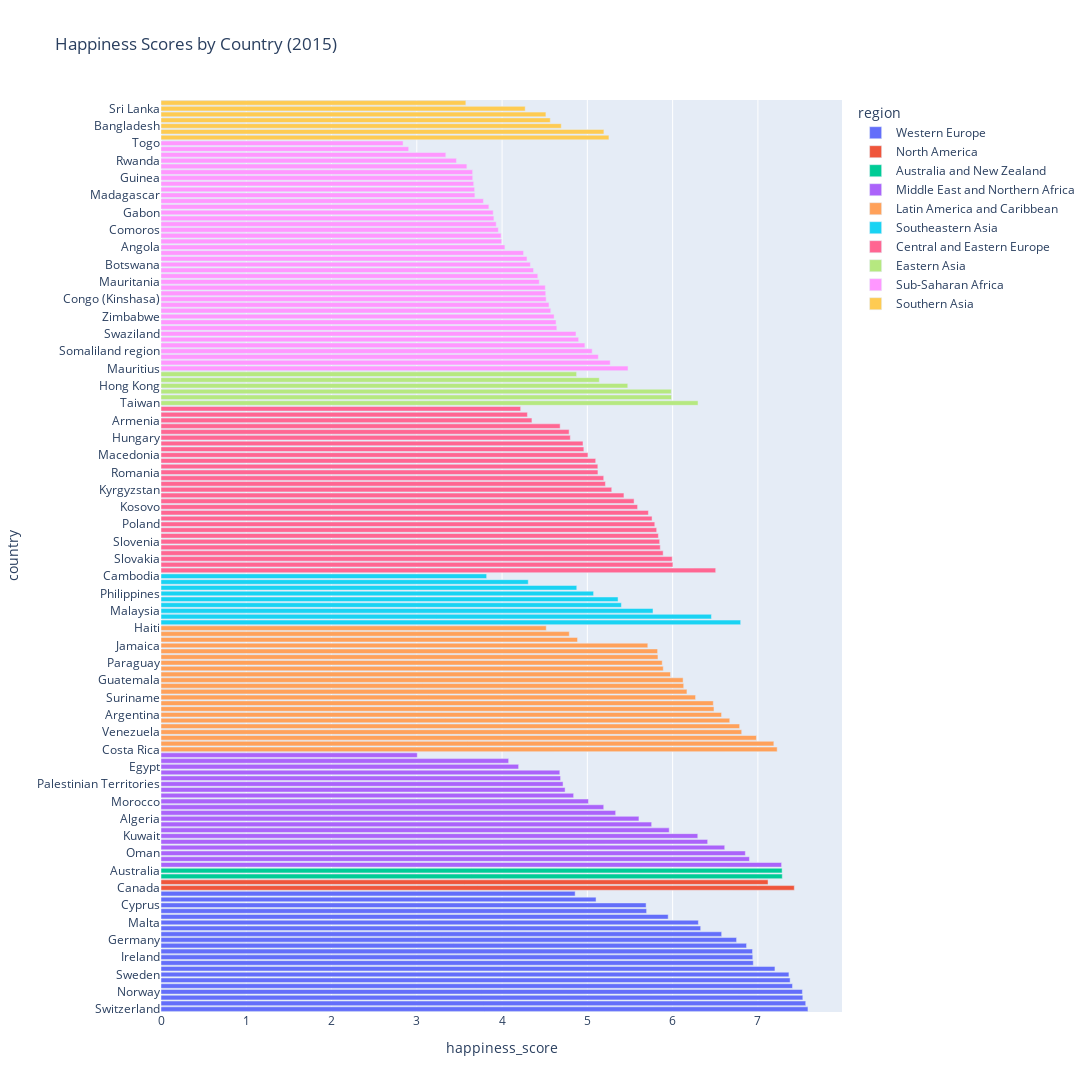
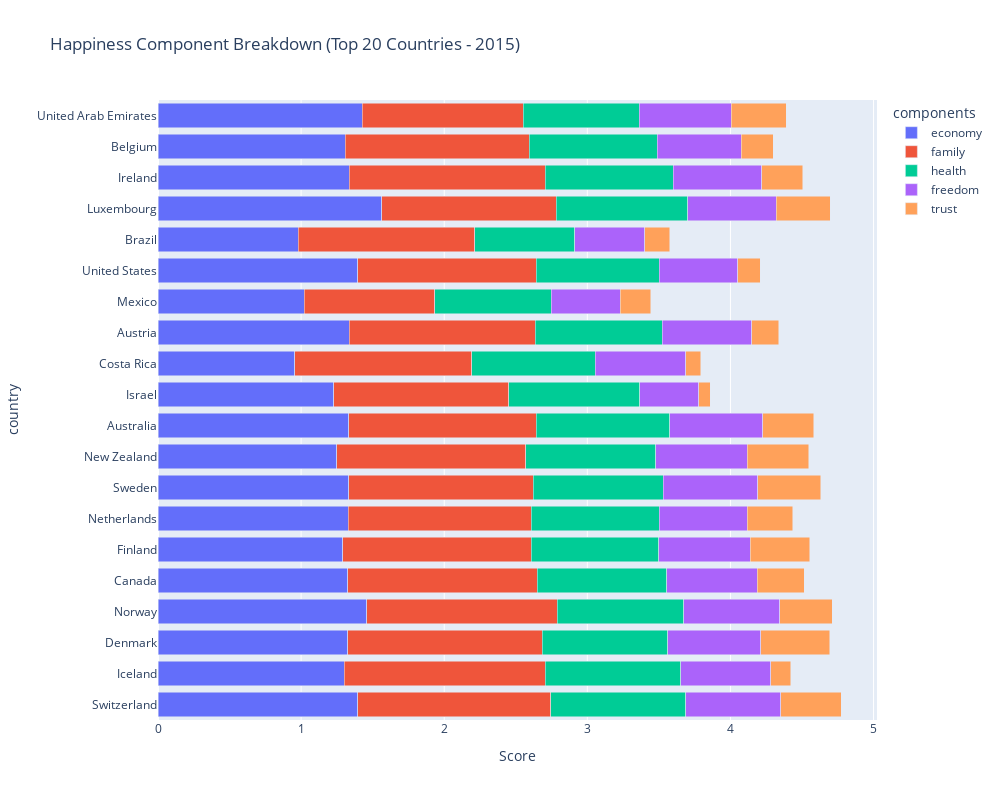
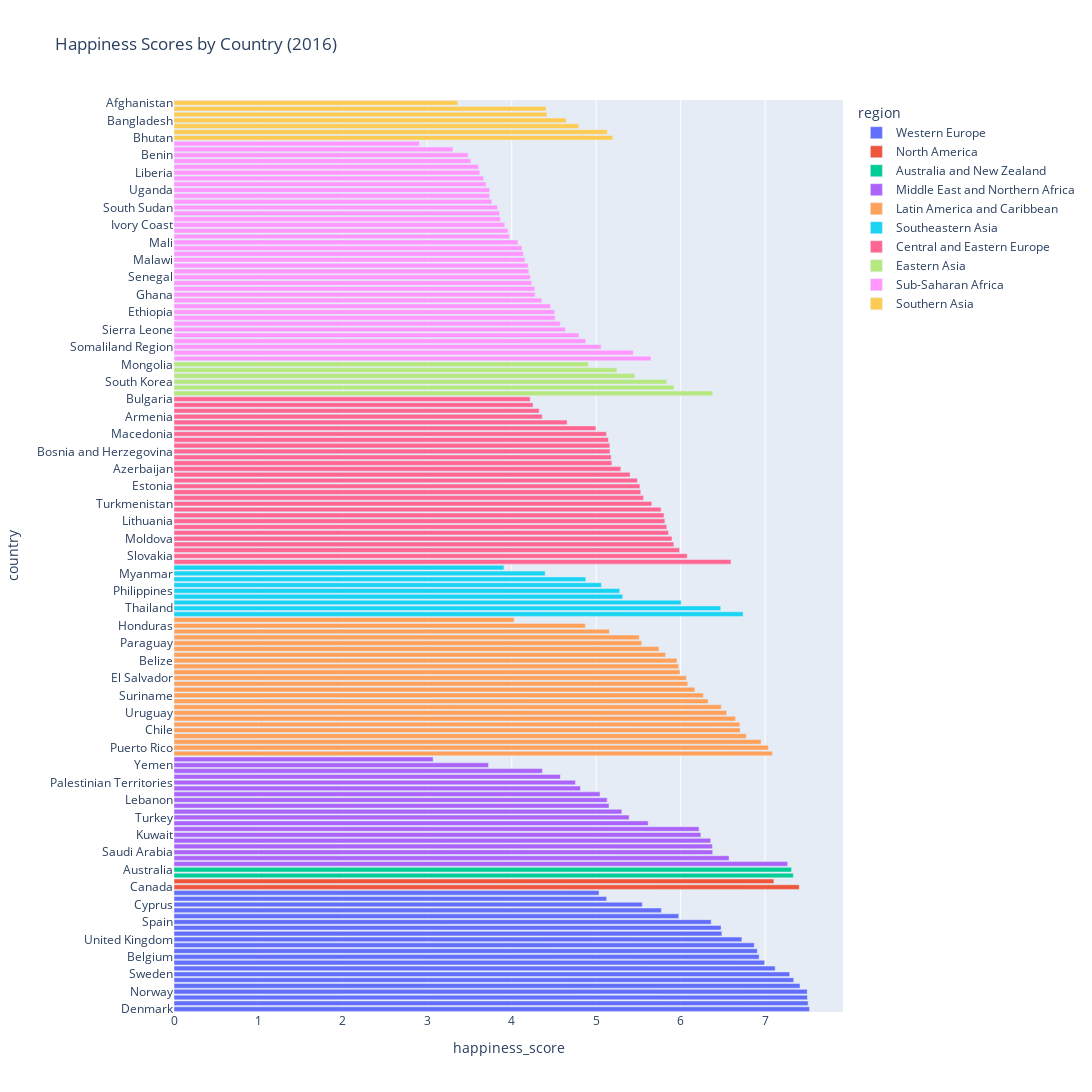

The code cell stored with these charts, in order, in its notebook:
### Code cell
years = [2015, 2016]  # List of years corresponding to DataFrames

for df, year in zip(df_list, years):

    # interactive plot
    fig = px.bar(df.sort_values('happiness_score', ascending=False),
                 x='happiness_score', y='country',
                 color='region',
                 orientation='h',
                 title=f'Happiness Scores by Country ({year})')
    fig.update_layout(width=1800, height=1200) 
    fig.show()

    # choropleth map
    fig = px.choropleth(df,
                    locations="country",
                    locationmode="country names",
                    color="happiness_score",
                    hover_name="country",
                    color_continuous_scale="Viridis",
                    title=f"World Happiness Score ({year})")

    fig.update_layout(width=1600, height=800)
    fig.show()

    # heat map (country x components)
    components = ['economy', 'family', 'health', 'freedom', 'trust']
    top_n = df.sort_values('happiness_score', ascending=False).head(20)
    plt.figure(figsize=(10, 8))
    sns.heatmap(top_n.set_index('country')[components], annot=True, cmap='YlGnBu')
    plt.title(f"Heatmap of Happiness Components – Top 20 Countries ({year})")
    plt.tight_layout()
    plt.show()

    # interactive plot
    melted = df.melt(id_vars='country', value_vars=components, var_name='components', value_name='Score')
    top_20 = df.nlargest(20, 'happiness_score')['country']
    melted = melted[melted['country'].isin(top_20)]

    fig = px.bar(melted, x='Score', y='country', color='components', orientation='h', title=f'Happiness Component Breakdown (Top 20 Countries - {year})')
    fig.update_layout(barmode='stack', height=800, width=1000)
    fig.show()

### Figure 1 — Plotly figure (JSON) as saved in the notebook; plotly's stock layout.template omitted (floating-point values rounded to 4 significant figures)
{"data": [{"hovertemplate": "region=Western Europe<br>happiness_score=%{x}<br>country=%{y}<extra></extra>", "legendgroup": "Western Europe", "marker": {"color": "#636efa", "pattern": {"shape": ""}}, "name": "Western Europe", "orientation": "h", "showlegend": true, "textposition": "auto", "type": "bar", "x": [7.587, 7.561, 7.527, 7.522, 7.406, 7.378, 7.364, 7.2, 6.946, 6.94, 6.937, 6.867, 6.75, 6.575, 6.329, 6.302, 5.948, 5.695, 5.689, 5.102, 4.857], "xaxis": "x", "y": ["Switzerland", "Iceland", "Denmark", "Norway", "Finland", "Netherlands", "Sweden", "Austria", "Luxembourg", "Ireland", "Belgium", "United Kingdom", "Germany", "France", "Spain", "Malta", "Italy", "North Cyprus", "Cyprus", "Portugal", "Greece"], "yaxis": "y"}, {"hovertemplate": "region=North America<br>happiness_score=%{x}<br>country=%{y}<extra></extra>", "legendgroup": "North America", "marker": {"color": "#EF553B", "pattern": {"shape": ""}}, "name": "North America", "orientation": "h", "showlegend": true, "textposition": "auto", "type": "bar", "x": [7.427, 7.119], "xaxis": "x", "y": ["Canada", "United States"], "yaxis": "y"}, {"hovertemplate": "region=Australia and New Zealand<br>happiness_score=%{x}<br>country=%{y}<extra></extra>", "legendgroup": "Australia and New Zealand", "marker": {"color": "#00cc96", "pattern": {"shape": ""}}, "name": "Australia and New Zealand", "orientation": "h", "showlegend": true, "textposition": "auto", "type": "bar", "x": [7.286, 7.284], "xaxis": "x", "y": ["New Zealand", "Australia"], "yaxis": "y"}, {"hovertemplate": "region=Middle East and Northern Africa<br>happiness_score=%{x}<br>country=%{y}<extra></extra>", "legendgroup": "Middle East and Northern Africa", "marker": {"color": "#ab63fa", "pattern": {"shape": ""}}, "name": "Middle East and Northern Africa", "orientation": "h", "showlegend": true, "textposition": "auto", "type": "bar", "x": [7.278, 6.901, 6.853, 6.611, 6.411, 6.295, 5.96, 5.754, 5.605, 5.332, 5.192, 5.013, 4.839, 4.739, 4.715, 4.686, 4.677, 4.194, 4.077, 3.006], "xaxis": "x", "y": ["Israel", "United Arab Emirates", "Oman", "Qatar", "Saudi Arabia", "Kuwait", "Bahrain", "Libya", "Algeria", "Turkey", "Jordan", "Morocco", "Lebanon", "Tunisia", "Palestinian Territories", "Iran", "Iraq", "Egypt", "Yemen", "Syria"], "yaxis": "y"}, {"hovertemplate": "region=Latin America and Caribbean<br>happiness_score=%{x}<br>country=%{y}<extra></extra>", "legendgroup": "Latin America and Caribbean", "marker": {"color": "#FFA15A", "pattern": {"shape": ""}}, "name": "Latin America and Caribbean", "orientation": "h", "showlegend": true, "textposition": "auto", "type": "bar", "x": [7.226, 7.187, 6.983, 6.81, 6.786, 6.67, 6.574, 6.485, 6.477, 6.269, 6.168, 6.13, 6.123, 5.975, 5.89, 5.878, 5.828, 5.824, 5.709, 4.885, 4.788, 4.518], "xaxis": "x", "y": ["Costa Rica", "Mexico", "Brazil", "Venezuela", "Panama", "Chile", "Argentina", "Uruguay", "Colombia", "Suriname", "Trinidad and Tobago", "El Salvador", "Guatemala", "Ecuador", "Bolivia", "Paraguay", "Nicaragua", "Peru", "Jamaica", "Dominican Republic", "Honduras", "Haiti"], "yaxis": "y"}, {"hovertemplate": "region=Southeastern Asia<br>happiness_score=%{x}<br>country=%{y}<extra></extra>", "legendgroup": "Southeastern Asia", "marker": {"color": "#19d3f3", "pattern": {"shape": ""}}, "name": "Southeastern Asia", "orientation": "h", "showlegend": true, "textposition": "auto", "type": "bar", "x": [6.798, 6.455, 5.77, 5.399, 5.36, 5.073, 4.876, 4.307, 3.819], "xaxis": "x", "y": ["Singapore", "Thailand", "Malaysia", "Indonesia", "Vietnam", "Philippines", "Laos", "Myanmar", "Cambodia"], "yaxis": "y"}, {"hovertemplate": "region=Central and Eastern Europe<br>happiness_score=%{x}<br>country=%{y}<extra></extra>", "legendgroup": "Central and Eastern Europe", "marker": {"color": "#FF6692", "pattern": {"shape": ""}}, "name": "Central and Eastern Europe", "orientation": "h", "showlegend": true, "textposition": "auto", "type": "bar", "x": [6.505, 6.003, 5.995, 5.889, 5.855, 5.848, 5.833, 5.813, 5.791, 5.759, 5.716, 5.589, 5.548, 5.429, 5.286, 5.212, 5.192, 5.124, 5.123, 5.098, 5.007, 4.959, 4.949, 4.8, 4.786, 4.681, 4.35, 4.297, 4.218], "xaxis": "x", "y": ["Czech Republic", "Uzbekistan", "Slovakia", "Moldova", "Kazakhstan", "Slovenia", "Lithuania", "Belarus", "Poland", "Croatia", "Russia", "Kosovo", "Turkmenistan", "Estonia", "Kyrgyzstan", "Azerbaijan", "Montenegro", "Romania", "Serbia", "Latvia", "Macedonia", "Albania", "Bosnia and Herzegovina", "Hungary", "Tajikistan", "Ukraine", "Armenia", "Georgia", "Bulgaria"], "yaxis": "y"}, {"hovertemplate": "region=Eastern Asia<br>happiness_score=%{x}<br>country=%{y}<extra></extra>", "legendgroup": "Eastern Asia", "marker": {"color": "#B6E880", "pattern": {"shape": ""}}, "name": "Eastern Asia", "orientation": "h", "showlegend": true, "textposition": "auto", "type": "bar", "x": [6.298, 5.987, 5.984, 5.474, 5.14, 4.874], "xaxis": "x", "y": ["Taiwan", "Japan", "South Korea", "Hong Kong", "China", "Mongolia"], "yaxis": "y"}, {"hovertemplate": "region=Sub-Saharan Africa<br>happiness_score=%{x}<br>country=%{y}<extra></extra>", "legendgroup": "Sub-Saharan Africa", "marker": {"color": "#FF97FF", "pattern": {"shape": ""}}, "name": "Sub-Saharan Africa", "orientation": "h", "showlegend": true, "textposition": "auto", "type": "bar", "x": [5.477, 5.268, 5.129, 5.057, 4.971, 4.898, 4.867, 4.642, 4.633, 4.61, 4.571, 4.55, 4.517, 4.512, 4.507, 4.436, 4.419, 4.369, 4.332, 4.292, 4.252, 4.033, 3.995, 3.989, 3.956, 3.931, 3.904, 3.896, 3.845, 3.781, 3.681, 3.678, 3.667, 3.656, 3.655, 3.587, 3.465, 3.34, 2.905, 2.839], "xaxis": "x", "y": ["Mauritius", "Nigeria", "Zambia", "Somaliland region", "Mozambique", "Lesotho", "Swaziland", "South Africa", "Ghana", "Zimbabwe", "Liberia", "Sudan", "Congo (Kinshasa)", "Ethiopia", "Sierra Leone", "Mauritania", "Kenya", "Djibouti", "Botswana", "Malawi", "Cameroon", "Angola", "Mali", "Congo (Brazzaville)", "Comoros", "Uganda", "Senegal", "Gabon", "Niger", "Tanzania", "Madagascar", "Central African Republic", "Chad", "Guinea", "Ivory Coast", "Burkina Faso", "Rwanda", "Benin", "Burundi", "Togo"], "yaxis": "y"}, {"hovertemplate": "region=Southern Asia<br>happiness_score=%{x}<br>country=%{y}<extra></extra>", "legendgroup": "Southern Asia", "marker": {"color": "#FECB52", "pattern": {"shape": ""}}, "name": "Southern Asia", "orientation": "h", "showlegend": true, "textposition": "auto", "type": "bar", "x": [5.253, 5.194, 4.694, 4.565, 4.514, 4.271, 3.575], "xaxis": "x", "y": ["Bhutan", "Pakistan", "Bangladesh", "India", "Nepal", "Sri Lanka", "Afghanistan"], "yaxis": "y"}], "layout": {"barmode": "relative", "height": 1200, "legend": {"title": {"text": "region"}, "tracegroupgap": 0}, "title": {"text": "Happiness Scores by Country (2015)"}, "width": 1800, "xaxis": {"anchor": "y", "domain": [0, 1], "title": {"text": "happiness_score"}}, "yaxis": {"anchor": "x", "domain": [0, 1], "title": {"text": "country"}}}}

### Figure 2 — Plotly figure (JSON) as saved in the notebook; plotly's stock layout.template omitted (floating-point values rounded to 4 significant figures)
{"data": [{"hovertemplate": "components=economy<br>Score=%{x}<br>country=%{y}<extra></extra>", "legendgroup": "economy", "marker": {"color": "#636efa", "pattern": {"shape": ""}}, "name": "economy", "orientation": "h", "showlegend": true, "textposition": "auto", "type": "bar", "x": [1.397, 1.302, 1.325, 1.459, 1.326, 1.29, 1.329, 1.332, 1.25, 1.334, 1.229, 0.9558, 1.337, 1.021, 1.395, 0.9812, 1.564, 1.336, 1.308, 1.427], "xaxis": "x", "y": ["Switzerland", "Iceland", "Denmark", "Norway", "Canada", "Finland", "Netherlands", "Sweden", "New Zealand", "Australia", "Israel", "Costa Rica", "Austria", "Mexico", "United States", "Brazil", "Luxembourg", "Ireland", "Belgium", "United Arab Emirates"], "yaxis": "y"}, {"hovertemplate": "components=family<br>Score=%{x}<br>country=%{y}<extra></extra>", "legendgroup": "family", "marker": {"color": "#EF553B", "pattern": {"shape": ""}}, "name": "family", "orientation": "h", "showlegend": true, "textposition": "auto", "type": "bar", "x": [1.35, 1.402, 1.361, 1.331, 1.323, 1.318, 1.28, 1.289, 1.32, 1.309, 1.224, 1.238, 1.297, 0.9145, 1.247, 1.233, 1.22, 1.369, 1.286, 1.126], "xaxis": "x", "y": ["Switzerland", "Iceland", "Denmark", "Norway", "Canada", "Finland", "Netherlands", "Sweden", "New Zealand", "Australia", "Israel", "Costa Rica", "Austria", "Mexico", "United States", "Brazil", "Luxembourg", "Ireland", "Belgium", "United Arab Emirates"], "yaxis": "y"}, {"hovertemplate": "components=health<br>Score=%{x}<br>country=%{y}<extra></extra>", "legendgroup": "health", "marker": {"color": "#00cc96", "pattern": {"shape": ""}}, "name": "health", "orientation": "h", "showlegend": true, "textposition": "auto", "type": "bar", "x": [0.9414, 0.9478, 0.8746, 0.8852, 0.9056, 0.8891, 0.8928, 0.9109, 0.9084, 0.9316, 0.9139, 0.8603, 0.8904, 0.8144, 0.8618, 0.697, 0.9189, 0.8953, 0.8967, 0.8093], "xaxis": "x", "y": ["Switzerland", "Iceland", "Denmark", "Norway", "Canada", "Finland", "Netherlands", "Sweden", "New Zealand", "Australia", "Israel", "Costa Rica", "Austria", "Mexico", "United States", "Brazil", "Luxembourg", "Ireland", "Belgium", "United Arab Emirates"], "yaxis": "y"}, {"hovertemplate": "components=freedom<br>Score=%{x}<br>country=%{y}<extra></extra>", "legendgroup": "freedom", "marker": {"color": "#ab63fa", "pattern": {"shape": ""}}, "name": "freedom", "orientation": "h", "showlegend": true, "textposition": "auto", "type": "bar", "x": [0.6656, 0.6288, 0.6494, 0.6697, 0.633, 0.6417, 0.6158, 0.6598, 0.6394, 0.6512, 0.4132, 0.6338, 0.6243, 0.4818, 0.546, 0.4905, 0.6158, 0.6178, 0.5845, 0.6416], "xaxis": "x", "y": ["Switzerland", "Iceland", "Denmark", "Norway", "Canada", "Finland", "Netherlands", "Sweden", "New Zealand", "Australia", "Israel", "Costa Rica", "Austria", "Mexico", "United States", "Brazil", "Luxembourg", "Ireland", "Belgium", "United Arab Emirates"], "yaxis": "y"}, {"hovertemplate": "components=trust<br>Score=%{x}<br>country=%{y}<extra></extra>", "legendgroup": "trust", "marker": {"color": "#FFA15A", "pattern": {"shape": ""}}, "name": "trust", "orientation": "h", "showlegend": true, "textposition": "auto", "type": "bar", "x": [0.4198, 0.1414, 0.4836, 0.365, 0.3296, 0.4137, 0.3181, 0.4384, 0.4292, 0.3564, 0.07785, 0.1058, 0.1868, 0.2131, 0.1589, 0.1752, 0.378, 0.287, 0.2254, 0.3858], "xaxis": "x", "y": ["Switzerland", "Iceland", "Denmark", "Norway", "Canada", "Finland", "Netherlands", "Sweden", "New Zealand", "Australia", "Israel", "Costa Rica", "Austria", "Mexico", "United States", "Brazil", "Luxembourg", "Ireland", "Belgium", "United Arab Emirates"], "yaxis": "y"}], "layout": {"barmode": "stack", "height": 800, "legend": {"title": {"text": "components"}, "tracegroupgap": 0}, "title": {"text": "Happiness Component Breakdown (Top 20 Countries - 2015)"}, "width": 1000, "xaxis": {"anchor": "y", "domain": [0, 1], "title": {"text": "Score"}}, "yaxis": {"anchor": "x", "domain": [0, 1], "title": {"text": "country"}}}}

### Figure 3 — Plotly figure (JSON) as saved in the notebook; plotly's stock layout.template omitted (floating-point values rounded to 4 significant figures)
{"data": [{"hovertemplate": "region=Western Europe<br>happiness_score=%{x}<br>country=%{y}<extra></extra>", "legendgroup": "Western Europe", "marker": {"color": "#636efa", "pattern": {"shape": ""}}, "name": "Western Europe", "orientation": "h", "showlegend": true, "textposition": "auto", "type": "bar", "x": [7.526, 7.509, 7.501, 7.498, 7.413, 7.339, 7.291, 7.119, 6.994, 6.929, 6.907, 6.871, 6.725, 6.488, 6.478, 6.361, 5.977, 5.771, 5.546, 5.123, 5.033], "xaxis": "x", "y": ["Denmark", "Switzerland", "Iceland", "Norway", "Finland", "Netherlands", "Sweden", "Austria", "Germany", "Belgium", "Ireland", "Luxembourg", "United Kingdom", "Malta", "France", "Spain", "Italy", "North Cyprus", "Cyprus", "Portugal", "Greece"], "yaxis": "y"}, {"hovertemplate": "region=North America<br>happiness_score=%{x}<br>country=%{y}<extra></extra>", "legendgroup": "North America", "marker": {"color": "#EF553B", "pattern": {"shape": ""}}, "name": "North America", "orientation": "h", "showlegend": true, "textposition": "auto", "type": "bar", "x": [7.404, 7.104], "xaxis": "x", "y": ["Canada", "United States"], "yaxis": "y"}, {"hovertemplate": "region=Australia and New Zealand<br>happiness_score=%{x}<br>country=%{y}<extra></extra>", "legendgroup": "Australia and New Zealand", "marker": {"color": "#00cc96", "pattern": {"shape": ""}}, "name": "Australia and New Zealand", "orientation": "h", "showlegend": true, "textposition": "auto", "type": "bar", "x": [7.334, 7.313], "xaxis": "x", "y": ["New Zealand", "Australia"], "yaxis": "y"}, {"hovertemplate": "region=Middle East and Northern Africa<br>happiness_score=%{x}<br>country=%{y}<extra></extra>", "legendgroup": "Middle East and Northern Africa", "marker": {"color": "#ab63fa", "pattern": {"shape": ""}}, "name": "Middle East and Northern Africa", "orientation": "h", "showlegend": true, "textposition": "auto", "type": "bar", "x": [7.267, 6.573, 6.379, 6.375, 6.355, 6.239, 6.218, 5.615, 5.389, 5.303, 5.151, 5.129, 5.045, 4.813, 4.754, 4.575, 4.362, 3.724, 3.069], "xaxis": "x", "y": ["Israel", "United Arab Emirates", "Saudi Arabia", "Qatar", "Algeria", "Kuwait", "Bahrain", "Libya", "Turkey", "Jordan", "Morocco", "Lebanon", "Tunisia", "Iran", "Palestinian Territories", "Iraq", "Egypt", "Yemen", "Syria"], "yaxis": "y"}, {"hovertemplate": "region=Latin America and Caribbean<br>happiness_score=%{x}<br>country=%{y}<extra></extra>", "legendgroup": "Latin America and Caribbean", "marker": {"color": "#FFA15A", "pattern": {"shape": ""}}, "name": "Latin America and Caribbean", "orientation": "h", "showlegend": true, "textposition": "auto", "type": "bar", "x": [7.087, 7.039, 6.952, 6.778, 6.705, 6.701, 6.65, 6.545, 6.481, 6.324, 6.269, 6.168, 6.084, 6.068, 5.992, 5.976, 5.956, 5.822, 5.743, 5.538, 5.51, 5.155, 4.871, 4.028], "xaxis": "x", "y": ["Costa Rica", "Puerto Rico", "Brazil", "Mexico", "Chile", "Panama", "Argentina", "Uruguay", "Colombia", "Guatemala", "Suriname", "Trinidad and Tobago", "Venezuela", "El Salvador", "Nicaragua", "Ecuador", "Belize", "Bolivia", "Peru", "Paraguay", "Jamaica", "Dominican Republic", "Honduras", "Haiti"], "yaxis": "y"}, {"hovertemplate": "region=Southeastern Asia<br>happiness_score=%{x}<br>country=%{y}<extra></extra>", "legendgroup": "Southeastern Asia", "marker": {"color": "#19d3f3", "pattern": {"shape": ""}}, "name": "Southeastern Asia", "orientation": "h", "showlegend": true, "textposition": "auto", "type": "bar", "x": [6.739, 6.474, 6.005, 5.314, 5.279, 5.061, 4.876, 4.395, 3.907], "xaxis": "x", "y": ["Singapore", "Thailand", "Malaysia", "Indonesia", "Philippines", "Vietnam", "Laos", "Myanmar", "Cambodia"], "yaxis": "y"}, {"hovertemplate": "region=Central and Eastern Europe<br>happiness_score=%{x}<br>country=%{y}<extra></extra>", "legendgroup": "Central and Eastern Europe", "marker": {"color": "#FF6692", "pattern": {"shape": ""}}, "name": "Central and Eastern Europe", "orientation": "h", "showlegend": true, "textposition": "auto", "type": "bar", "x": [6.596, 6.078, 5.987, 5.919, 5.897, 5.856, 5.835, 5.813, 5.802, 5.768, 5.658, 5.56, 5.528, 5.517, 5.488, 5.401, 5.291, 5.185, 5.177, 5.163, 5.161, 5.145, 5.121, 4.996, 4.655, 4.36, 4.324, 4.252, 4.217], "xaxis": "x", "y": ["Czech Republic", "Slovakia", "Uzbekistan", "Kazakhstan", "Moldova", "Russia", "Poland", "Lithuania", "Belarus", "Slovenia", "Turkmenistan", "Latvia", "Romania", "Estonia", "Croatia", "Kosovo", "Azerbaijan", "Kyrgyzstan", "Serbia", "Bosnia and Herzegovina", "Montenegro", "Hungary", "Macedonia", "Tajikistan", "Albania", "Armenia", "Ukraine", "Georgia", "Bulgaria"], "yaxis": "y"}, {"hovertemplate": "region=Eastern Asia<br>happiness_score=%{x}<br>country=%{y}<extra></extra>", "legendgroup": "Eastern Asia", "marker": {"color": "#B6E880", "pattern": {"shape": ""}}, "name": "Eastern Asia", "orientation": "h", "showlegend": true, "textposition": "auto", "type": "bar", "x": [6.379, 5.921, 5.835, 5.458, 5.245, 4.907], "xaxis": "x", "y": ["Taiwan", "Japan", "South Korea", "Hong Kong", "China", "Mongolia"], "yaxis": "y"}, {"hovertemplate": "region=Sub-Saharan Africa<br>happiness_score=%{x}<br>country=%{y}<extra></extra>", "legendgroup": "Sub-Saharan Africa", "marker": {"color": "#FF97FF", "pattern": {"shape": ""}}, "name": "Sub-Saharan Africa", "orientation": "h", "showlegend": true, "textposition": "auto", "type": "bar", "x": [5.648, 5.44, 5.057, 4.875, 4.795, 4.635, 4.574, 4.513, 4.508, 4.459, 4.356, 4.276, 4.272, 4.236, 4.219, 4.201, 4.193, 4.156, 4.139, 4.121, 4.073, 3.974, 3.956, 3.916, 3.866, 3.856, 3.832, 3.763, 3.739, 3.739, 3.695, 3.666, 3.622, 3.607, 3.515, 3.484, 3.303, 2.905], "xaxis": "x", "y": ["Mauritius", "Somalia", "Somaliland Region", "Nigeria", "Zambia", "Sierra Leone", "Namibia", "Cameroon", "Ethiopia", "South Africa", "Kenya", "Ghana", "Congo (Kinshasa)", "Congo (Brazzaville)", "Senegal", "Mauritania", "Zimbabwe", "Malawi", "Sudan", "Gabon", "Mali", "Botswana", "Comoros", "Ivory Coast", "Angola", "Niger", "South Sudan", "Chad", "Burkina Faso", "Uganda", "Madagascar", "Tanzania", "Liberia", "Guinea", "Rwanda", "Benin", "Togo", "Burundi"], "yaxis": "y"}, {"hovertemplate": "region=Southern Asia<br>happiness_score=%{x}<br>country=%{y}<extra></extra>", "legendgroup": "Southern Asia", "marker": {"color": "#FECB52", "pattern": {"shape": ""}}, "name": "Southern Asia", "orientation": "h", "showlegend": true, "textposition": "auto", "type": "bar", "x": [5.196, 5.132, 4.793, 4.643, 4.415, 4.404, 3.36], "xaxis": "x", "y": ["Bhutan", "Pakistan", "Nepal", "Bangladesh", "Sri Lanka", "India", "Afghanistan"], "yaxis": "y"}], "layout": {"barmode": "relative", "height": 1200, "legend": {"title": {"text": "region"}, "tracegroupgap": 0}, "title": {"text": "Happiness Scores by Country (2016)"}, "width": 1800, "xaxis": {"anchor": "y", "domain": [0, 1], "title": {"text": "happiness_score"}}, "yaxis": {"anchor": "x", "domain": [0, 1], "title": {"text": "country"}}}}
